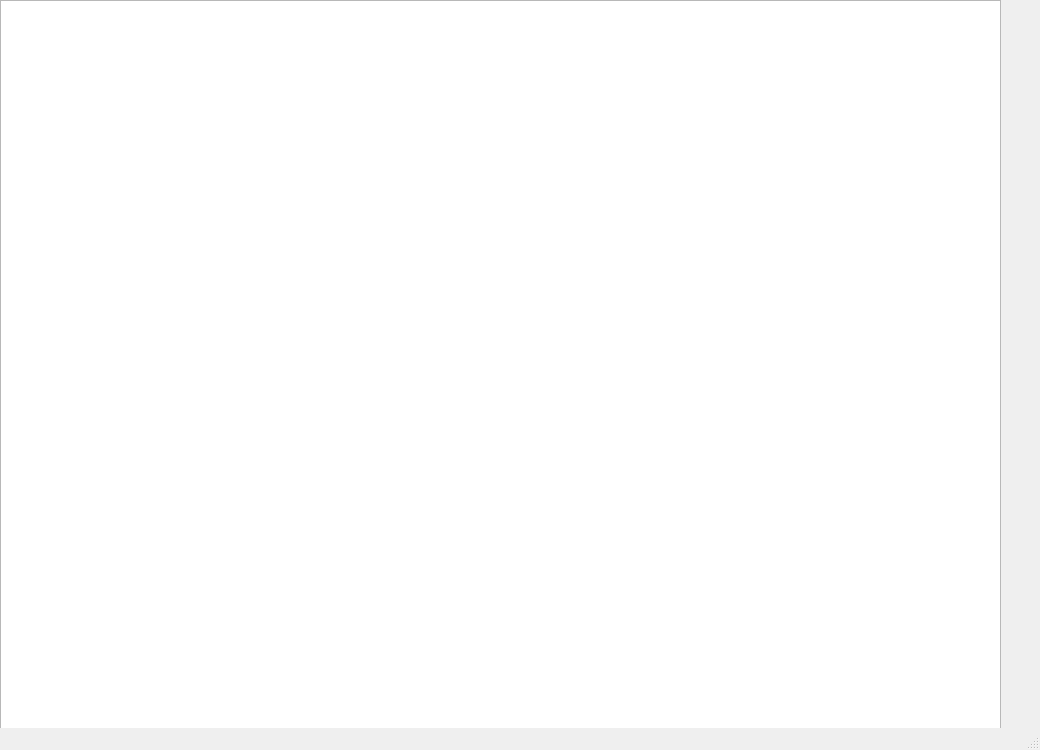
<?xml version="1.0" encoding="UTF-8"?>
<ui version="4.0">
 <class>DrawingStep</class>
 <widget class="QMainWindow" name="DrawingStep">
  <property name="geometry">
   <rect>
    <x>0</x>
    <y>0</y>
    <width>1040</width>
    <height>750</height>
   </rect>
  </property>
  <property name="minimumSize">
   <size>
    <width>1040</width>
    <height>750</height>
   </size>
  </property>
  <property name="maximumSize">
   <size>
    <width>1040</width>
    <height>750</height>
   </size>
  </property>
  <property name="windowTitle">
   <string>MainWindow</string>
  </property>
  <widget class="QWidget" name="centralwidget">
   <widget class="QGraphicsView" name="graphicsView">
    <property name="geometry">
     <rect>
      <x>0</x>
      <y>0</y>
      <width>1001</width>
      <height>741</height>
     </rect>
    </property>
   </widget>
  </widget>
  <widget class="QMenuBar" name="menubar">
   <property name="geometry">
    <rect>
     <x>0</x>
     <y>0</y>
     <width>1040</width>
     <height>21</height>
    </rect>
   </property>
  </widget>
  <widget class="QStatusBar" name="statusbar"/>
 </widget>
 <resources/>
 <connections/>
</ui>
